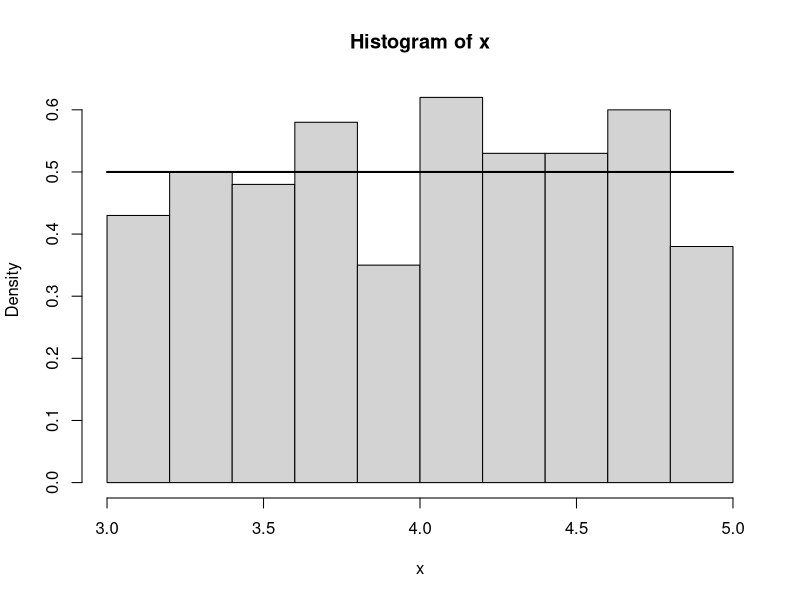
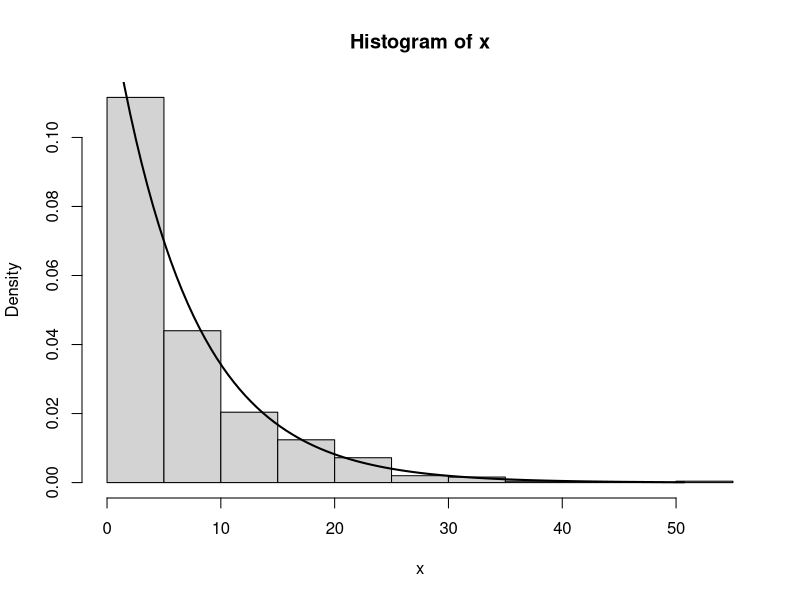
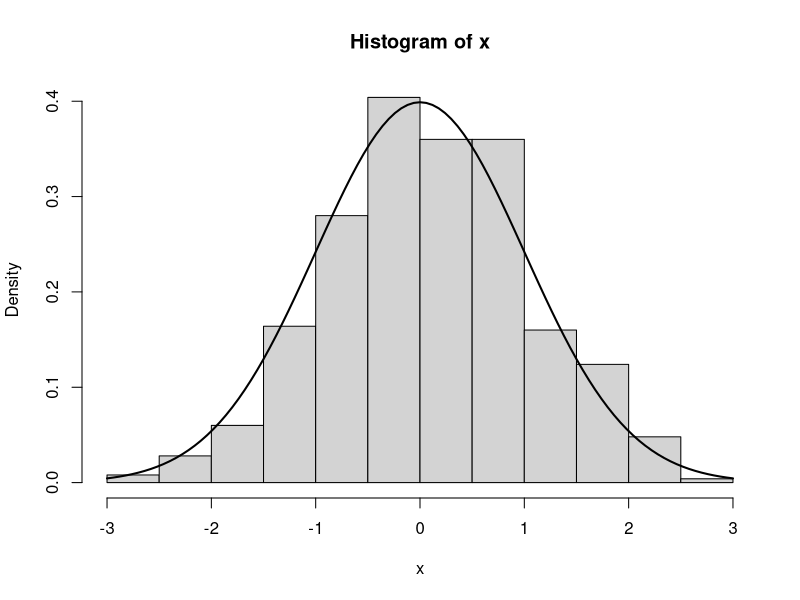
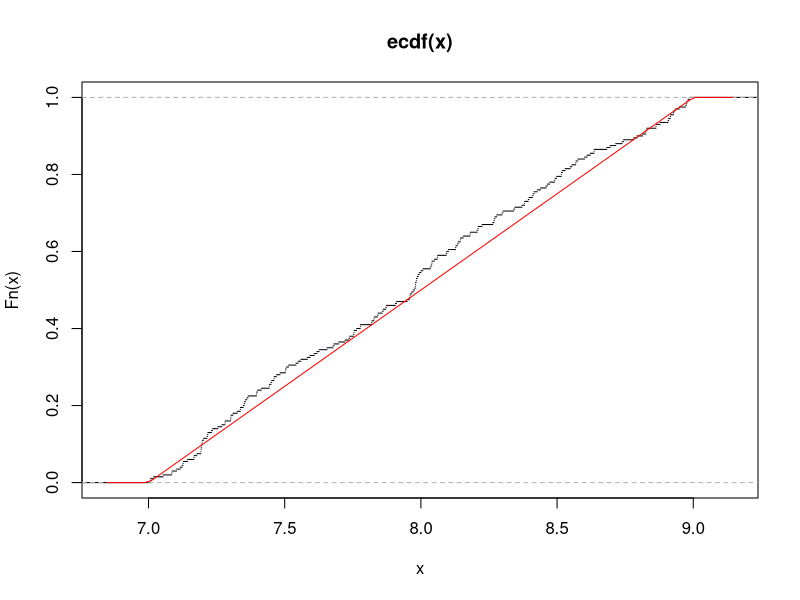
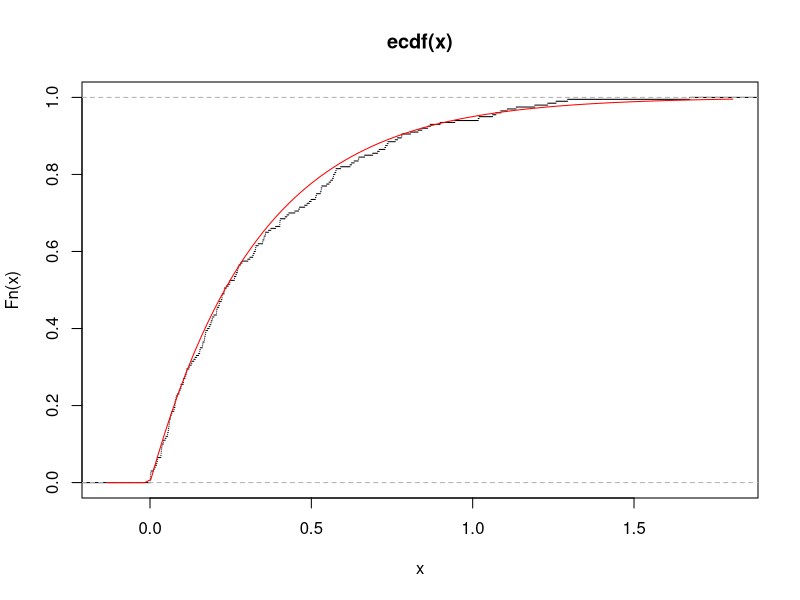
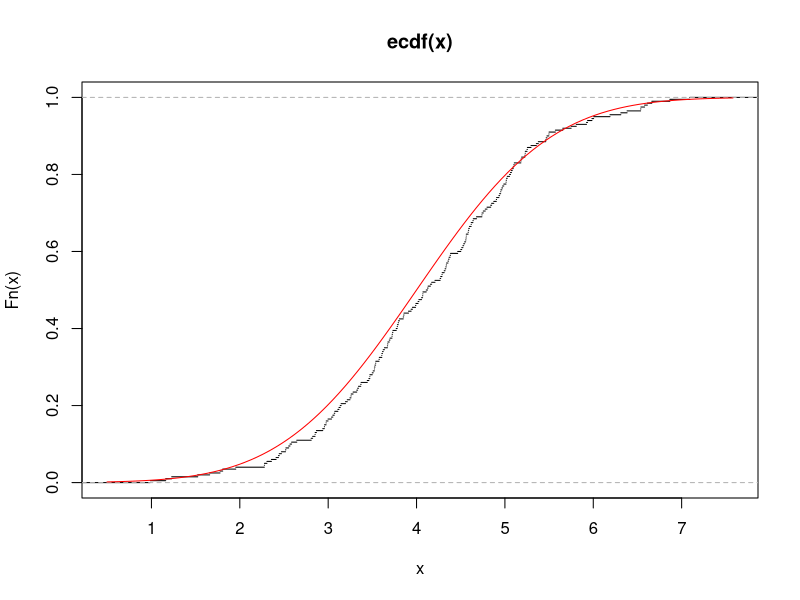
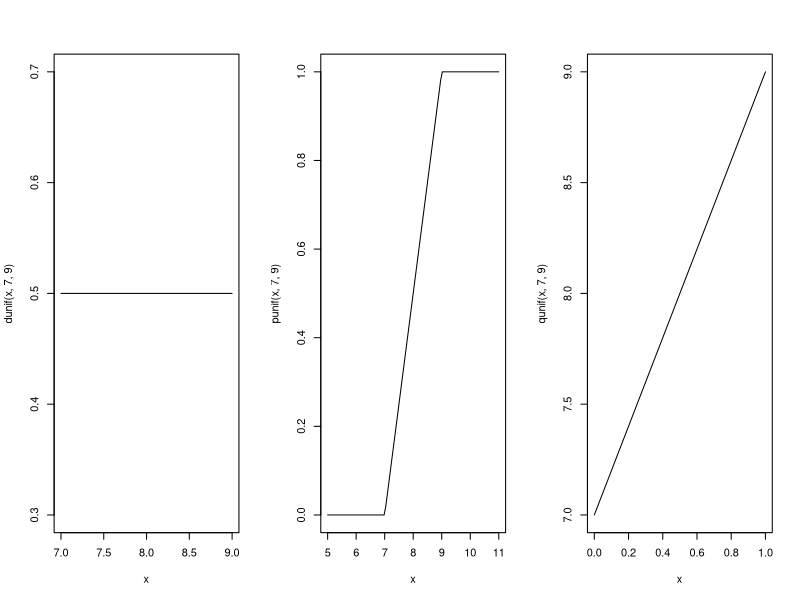
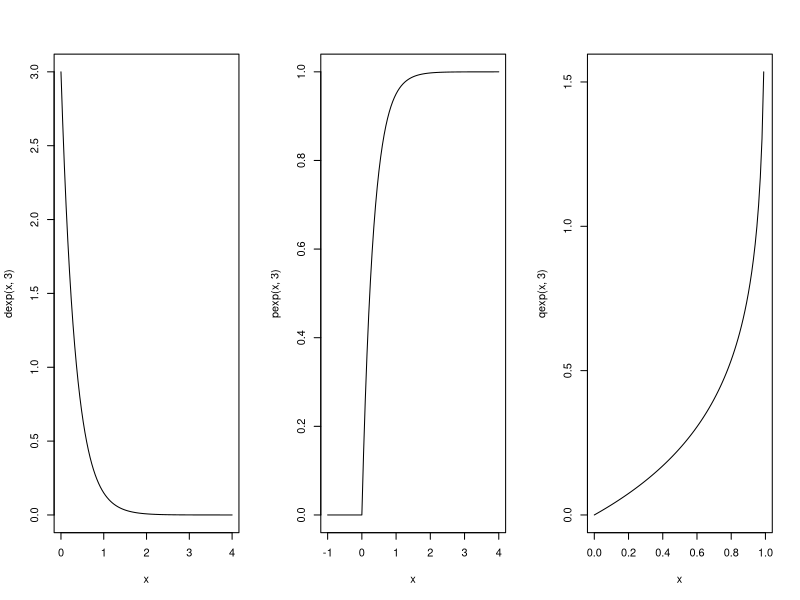

Here is the R script that generated these plots, in order:
# task 32

x <- runif(500, 3, 5)
# hist(x)
hist(x, probability = T)
curve( dunif(x, 3, 5), from = 3, to = 5, add = T, lwd = 2)

# task 33

x <- rexp(500, 1/7)
hist(x, probability = T)
curve( dexp(x, 1/7), from = 0, to = max(x), add = T, lwd = 2)

# task 34

x <- rnorm(500, 0, 1)
hist(x, probability = T)
curve( dnorm(x, 0, 1), add = T, lwd = 2)

# task 35

n <- 200
x <- runif(n, 7, 9)
plot.ecdf(x, do.points = F)
curve( punif(x, 7, 9), add = T, col = "red")

# task 36

n <- 200
x <- rexp(n, 3)
plot.ecdf(x, do.points = F)
curve( pexp(x, 3), add = T, col = "red")

# task 37

n <- 200
x <- rnorm(n, 4, 1.2)
plot.ecdf(x, do.points = F)
curve( pnorm(x, 4, 1.2), add = T, col = "red")

# task 38

par(mfrow = c(1, 3))
curve( dunif(x, 7, 9), from = 7, to = 9)
curve( punif(x, 7, 9), from = 5, to = 11)
curve( qunif(x, 7, 9), from = 0, to = 1)
par(mfrow = c(1, 3))

# task 39

par(mfrow = c(1, 3))
curve( dexp(x, 3), from = 0, to = 4)
curve( pexp(x, 3), from = -1, to = 4)
curve( qexp(x, 3), from = 0, to = 1)

# task 40

par(mfrow = c(1, 3))
curve( dnorm(x, 4, 1.2), from = 0, to = 8)
curve( pnorm(x, 4, 1.2), from = 0, to = 8)
curve( qnorm(x, 4, 1.2), from = 0, to = 1)
par(mfrow = c(1, 1))

# task 41

# X = количество на портокалов сок в случайно избрана бутилка
# X ~ U(495, 502)

# a)
# P(X > 500) = 1 - P(X <= 500)
1 - punif(500, 495, 502)

# b)
# v = ? P(X > v) = 0.8
# P(X <= v) = 0.2
v <- qunif(0.2, 495, 502)
v
punif(v, 495, 502)

# task 42
# X = време до повреда на пералня
# X ~ Exp(1/4)

# a)
# P(X > 3) = 1 - P(X <= 3)
1 - pexp(3, 1/4)

# b)
# P(X <= 2)
pexp(2, 1/4)

# v)
# P(X > 6 | X > 3) = P(X > 6)/P(X > 3)
(1 - pexp(6, 1/4)) / (1 - pexp(3, 1/4))

# g)
# t = ? P(X <= t) = 0.9
t <- qexp(0.9, 1/4)
t
pexp(t, 1/4)

# task 43
# X = изразходвано количество кашкавал за седмица
# X ~ N(mu = 41, sigma = 5)

# a)
# P(X > 51) = 1 - P(X <= 51)
1 - pnorm(51, 41, 5)

# b)
# P(45 < X < 50) = P(X < 50) - P(X < 45)
pnorm(50, 41, 5) - pnorm(45, 41, 5)

# v)
# t = ? P(X <= t) = 0.99
t <- qnorm(0.99, 41, 5)
t
pnorm(t, 41, 5)







